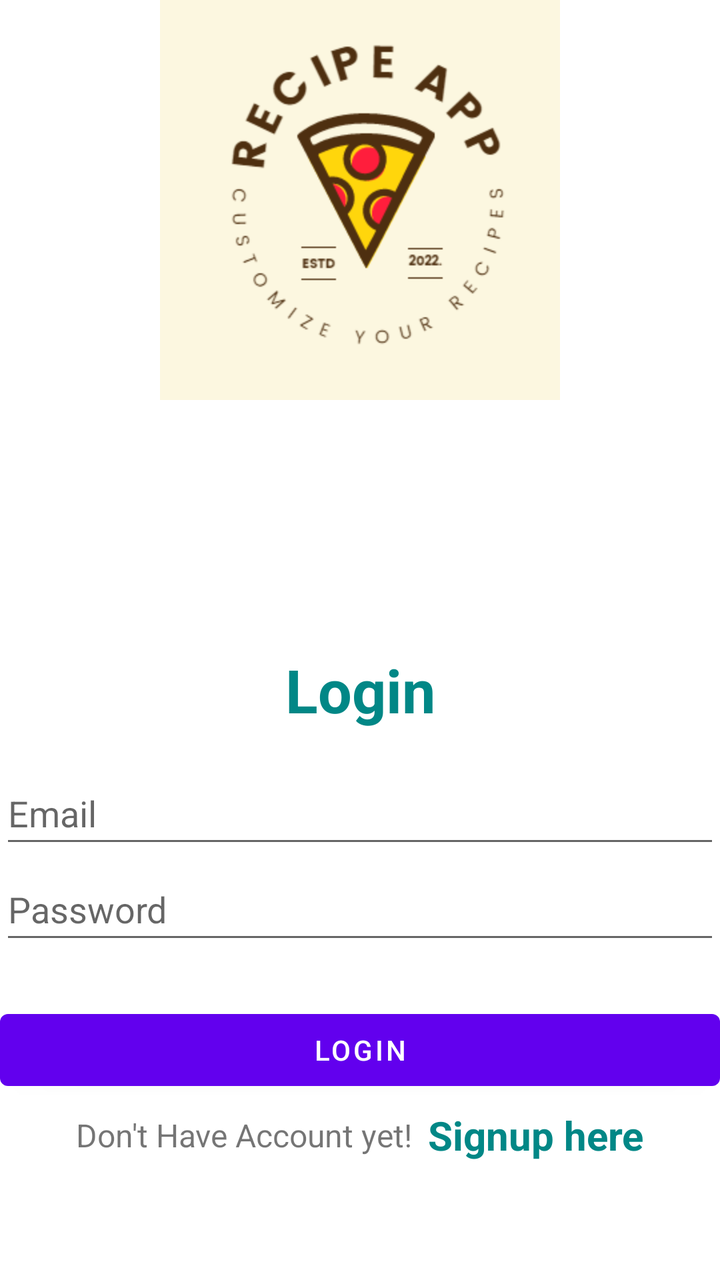
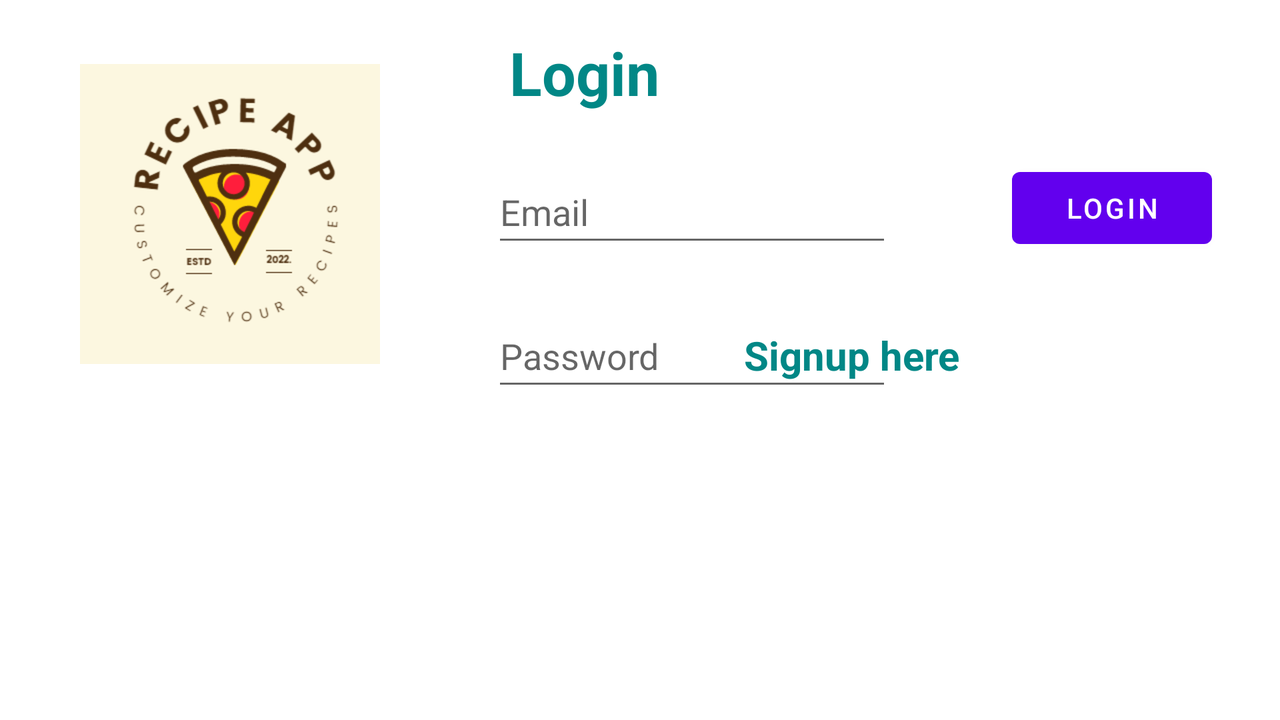

Two renders of one Android screen. The first uses the default layout on a phone; the second uses the alternative layout the repository ships for a different screen configuration, on a matching device. The two XML files are below.
<!-- AndroidManifest.xml: application theme Theme.RecipeAppFinalProject -->
<!-- res/layout/fragment_login.xml -->
<?xml version="1.0" encoding="utf-8"?>
<LinearLayout xmlns:android="http://schemas.android.com/apk/res/android"
    xmlns:tools="http://schemas.android.com/tools"
    tools:context=".ui.Login.LoginFragment"
    android:layout_width="match_parent"
    android:layout_height="match_parent"
    android:orientation="vertical"
   >

    <ImageView
        android:id="@+id/imageView"
        android:layout_width="200dp"
        android:layout_height="200dp"
        android:layout_gravity="center"
        android:layout_marginTop="0dp"
        android:src="@drawable/logo" />

    <ScrollView
        android:layout_width="match_parent"
        android:layout_height="match_parent">



    <LinearLayout
        android:layout_width="match_parent"
        android:layout_height="match_parent"
        android:layout_gravity="center"
        android:layout_marginTop="25dp"
        android:orientation="vertical">


        <TextView
            android:layout_width="match_parent"
            android:layout_height="wrap_content"
            android:layout_marginVertical="16dp"
            android:gravity="center_horizontal"
            android:text="Login"
            android:textColor="@color/teal_700"
            android:textSize="30sp"
            android:textStyle="bold" />


        <EditText
            android:id="@+id/etLogEmail"
            android:layout_width="match_parent"
            android:layout_height="wrap_content"
            android:hint="Email"
            android:inputType="textEmailAddress"
            android:minHeight="48dp" />


        <EditText
            android:id="@+id/etLogPass"
            android:layout_width="match_parent"
            android:layout_height="wrap_content"
            android:hint="Password"
            android:inputType="textPassword"
            android:minHeight="48dp" />

       <Button
            android:id="@+id/btnLogin"
            android:layout_width="match_parent"
            android:layout_height="wrap_content"
            android:layout_marginTop="24dp"
            android:text="Login" />

        <LinearLayout
            android:layout_width="match_parent"
            android:layout_height="wrap_content"
            android:layout_marginTop="5dp"
            android:gravity="center"
            android:orientation="horizontal">

            <TextView
                android:layout_width="wrap_content"
                android:layout_height="wrap_content"
                android:text="Don't Have Account yet!"
                android:textSize="16sp" />

            <TextView
                android:id="@+id/txtsignup"
                android:layout_width="wrap_content"
                android:layout_height="wrap_content"
                android:layout_marginLeft="8dp"
                android:clickable="true"
                android:text="Signup here"
                android:textColor="@color/teal_700"
                android:textSize="20sp"
                android:textStyle="bold"
                tools:ignore="TouchTargetSizeCheck" />

        </LinearLayout>

    </LinearLayout>

    </ScrollView>
</LinearLayout>
<!-- resources referenced by this layout -->
<resources>
  <!-- drawable logo: png bitmap (drawable-v24, 18440 bytes) -->
  <style name="Theme.RecipeAppFinalProject" parent="Theme.MaterialComponents.DayNight.DarkActionBar">
          
          <item name="colorPrimary">@color/purple_500</item>
          <item name="colorPrimaryVariant">@color/purple_700</item>
          <item name="colorOnPrimary">@color/white</item>
          
          <item name="colorSecondary">@color/teal_200</item>
          <item name="colorSecondaryVariant">@color/teal_700</item>
          <item name="colorOnSecondary">@color/black</item>
          
          <item name="android:statusBarColor" tools:targetApi="l">?attr/colorPrimaryVariant</item>
          
      </style>
</resources>
<!-- res/layout-land/fragment_login.xml (the repository's variant of the layout above) -->
<!-- drawn on the phone turned sideways -->
<?xml version="1.0" encoding="utf-8"?>
<androidx.constraintlayout.widget.ConstraintLayout xmlns:android="http://schemas.android.com/apk/res/android"
    xmlns:app="http://schemas.android.com/apk/res-auto"
    xmlns:tools="http://schemas.android.com/tools"
    android:layout_width="match_parent"
    android:layout_height="match_parent">


    <ImageView
        android:id="@+id/imageView"
        android:layout_width="150dp"
        android:layout_height="150dp"
        android:layout_marginStart="40dp"
        android:layout_marginTop="32dp"
        android:src="@drawable/logo"
        app:layout_constraintEnd_toStartOf="@+id/textView"
        app:layout_constraintHorizontal_bias="0.0"
        app:layout_constraintStart_toStartOf="parent"
        app:layout_constraintTop_toTopOf="parent" />

    <TextView
        android:id="@+id/textView"
        android:layout_width="100dp"
        android:layout_height="wrap_content"
        android:layout_marginVertical="16dp"
        android:layout_marginTop="16dp"
        android:gravity="center_horizontal"
        android:text="Login"
        android:textColor="@color/teal_700"
        android:textSize="30sp"
        android:textStyle="bold"
        app:layout_constraintEnd_toEndOf="parent"
        app:layout_constraintHorizontal_bias="0.448"
        app:layout_constraintStart_toStartOf="parent"
        app:layout_constraintTop_toTopOf="parent" />

    <EditText
        android:id="@+id/etLogEmail"
        android:layout_width="200dp"
        android:layout_height="wrap_content"
        android:layout_marginStart="56dp"
        android:layout_marginTop="24dp"
        android:hint="Email"
        android:inputType="textEmailAddress"
        android:minHeight="48dp"
        app:layout_constraintStart_toEndOf="@+id/imageView"
        app:layout_constraintTop_toBottomOf="@+id/textView" />

    <EditText
        android:id="@+id/etLogPass"
        android:layout_width="200dp"
        android:layout_height="wrap_content"
        android:layout_marginStart="56dp"
        android:layout_marginTop="24dp"
        android:hint="Password"
        android:inputType="textPassword"
        android:minHeight="48dp"
        app:layout_constraintStart_toEndOf="@+id/imageView"
        app:layout_constraintTop_toBottomOf="@+id/etLogEmail" />

    <Button
        android:id="@+id/btnLogin"
        android:layout_width="100dp"
        android:layout_height="wrap_content"
        android:layout_marginStart="60dp"
        android:layout_marginTop="80dp"
        android:text="Login"
        app:layout_constraintStart_toEndOf="@+id/etLogEmail"
        app:layout_constraintTop_toTopOf="parent" />

    <TextView
        android:id="@+id/txtsignup"
        android:layout_width="wrap_content"
        android:layout_height="wrap_content"
        android:layout_marginTop="36dp"
        android:layout_marginEnd="160dp"
        android:clickable="true"
        android:text="Signup here"
        android:textColor="@color/teal_700"
        android:textSize="20sp"
        android:textStyle="bold"
        app:layout_constraintEnd_toEndOf="parent"
        app:layout_constraintTop_toBottomOf="@+id/btnLogin"
        tools:ignore="TouchTargetSizeCheck" />


</androidx.constraintlayout.widget.ConstraintLayout>
